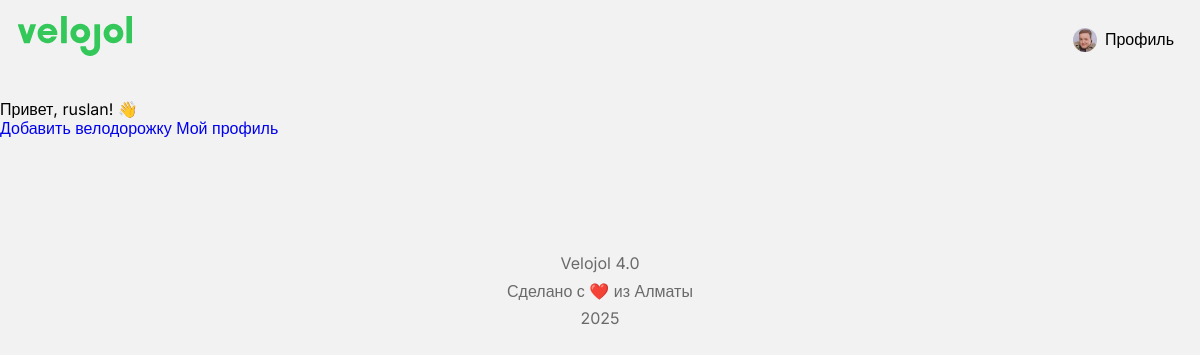
The page / (signed in) on the database its author committed.
### app/models/user.py (models this page shows, shortened)
class User(UserMixin, db.Model):
    __tablename__ = 'users'
    id = db.Column(db.Integer, primary_key=True)
    email = db.Column(db.String(120), unique=True, nullable=False, index=True)
    password_hash = db.Column(db.String(128), nullable=False)
    nickname = db.Column(db.String(64), unique=True, nullable=False, index=True)
    is_admin = db.Column(db.Boolean, default=False, nullable=False)
    is_banned = db.Column(db.Boolean, default=False, nullable=False)
    ban_reason = db.Column(db.Text, nullable=True)
    manual_score = db.Column(db.Integer, default=0, nullable=False)  # Баллы от админа
    banned_at = db.Column(db.DateTime, nullable=True)
    banned_by = db.Column(db.Integer, db.ForeignKey('users.id'), nullable=True)
    avatar_url = db.Column(db.String(256))
    strava_url = db.Column(db.String(256))
    komoot_url = db.Column(db.String(256))
    telegram_url = db.Column(db.String(256))
    instagram_url = db.Column(db.String(256))
    created_at = db.Column(db.DateTime, default=lambda: datetime.now(timezone.utc), nullable=False)
    updated_at = db.Column(db.DateTime, default=lambda: datetime.now(timezone.utc), onupdate=lambda: datetime.now(timezone.utc))
    bikelanes = db.relationship('BikeLane', foreign_keys='BikeLane.user_id', backref='author', lazy='dynamic')
    notifications = db.relationship('Notification', backref='user', lazy='dynamic')
    @property
    def display_avatar(self):
        print(f"DEBUG: display_avatar called, avatar_url = {self.avatar_url}")
        if self.avatar_url:
            if self.avatar_url.startswith('uploads/'):
                avatar_url = url_for('static', filename=self.avatar_url)
                print(f"DEBUG: Generated avatar URL: {avatar_url}")
                return avatar_url
            elif self.avatar_url.startswith('http'):
                return self.avatar_url
            else:
                return url_for('static', filename=self.avatar_url)
        default_url = url_for('static', filename='img/default-avatar.svg')
        print(f"DEBUG: Using default avatar: {default_url}")
        return default_url

### app/routes/main.py (the view)
@bp.route('/')
def index():
    return render_template('base.html')

### app/templates/base.html (shortened to what this page needs)
<!DOCTYPE html>
<html lang="ru">
<head>
    <link rel="stylesheet" href="https://unpkg.com/leaflet@1.9.4/dist/leaflet.css" />
    <link rel="stylesheet" href="{{ url_for('static', filename='css/reset.css') }}">
    <link rel="stylesheet" href="{{ url_for('static', filename='css/typo.css') }}">
    <link rel="stylesheet" href="{{ url_for('static', filename='css/colors.css') }}">
    <link rel="stylesheet" href="{{ url_for('static', filename='css/main.css') }}">
    <link rel="stylesheet" href="{{ url_for('static', filename='css/button.css') }}">
    <link rel="stylesheet" href="{{ url_for('static', filename='css/flash.css') }}">
    <link rel="stylesheet" href="{{ url_for('static', filename='css/profile.css') }}">
</head>
<body>
    {% if not hide_header %}
        {% include 'components/header.html' %}
    {% endif %}
    <div class="container">
        <main>
            {% block content %}
                {% if current_user.is_authenticated %}
                    <p>Привет, {{ current_user.nickname }}! 👋</p>
                    <p>
                        <a href="{{ url_for('main.add_bikelane') }}" class="btn btn-success">Добавить велодорожку</a>
                        <a href="{{ url_for('auth.profile') }}" class="btn">Мой профиль</a>
                    </p>
                {% else %}
                    <p>
                        <a href="{{ url_for('auth.register') }}" class="btn">Присоединиться</a>
                    </p>
                {% endif %}
            {% endblock %}
        </main>
    </div>
    {% include 'components/footer.html' %}
</body>
</html>

### app/templates/components/header.html
<header>
    <a href="{{ url_for('main.index') }}">
        <img src="{{ url_for('static', filename='img/icon/velojol_logo.svg') }}" alt="Velojol">
    </a>
    <span class="hstack gap-s">
        {% if current_user.is_authenticated %}
            <a href="{{ url_for('auth.profile') }}" class="button_square_label hstack gap-s aic">
                <img src="{{ current_user.display_avatar }}" alt="Аватар {{ current_user.nickname }}"
                     style="width: 24px; height: 24px; border-radius: 50%; object-fit: cover;">
                <p>Профиль</p>
            </a>
        {% else %}
            <a href="{{ url_for('auth.login') }}" class="button_square_label">Войти</a>
        {% endif %}
    </span>
</header>

### app/static/css/typo.css (style rules this page uses)
body, textarea { font-family: 'Inter', sans-serif; line-height: 1.6; }
p, input, button, .cell, textarea { font-size: var(--spacer-m); line-height: 120%; }

### app/static/css/colors.css (style rules this page uses)
:root { --bg1: #FEFEFE; --bg3 : #F2F2F2; --bg4 :#E6E6E6; --prime100: #121212; --secondary20:rgba(106, 106, 106, 0.2); --secondary40:rgba(106, 106, 106, 0.4); --secondary100:#6A6A6A; --accent80: #D6F3DD; --accent100:#34C759; --accent200:#2AA248; --prime_invert100:#fefefe; }

### app/static/css/main.css (style rules this page uses)
* { box-sizing: border-box; --spacer-xs:4px; --spacer-s:8px; --spacer-sm:12px; --spacer-m: 16px; --spacer-l: 24px; --spacer-xl: 32px; --spacer-xxl:48px; --spacer-xxxl:64px; --spacer-80:80px; --spacer-100: 100px }
body { background-color: var(--bg3); }
header, .page-header { position: absolute; left: 0px; top: 0px; width: 100vw; height: 80px; display: flex; flex-direction: row; align-items: center; justify-content: space-between; border-bottom: 1px solid var(--bg3); padding-left: var(--spacer-m); padding-right: var(--spacer-m); padding: 12px; }
main { padding-top: var(--spacer-100); padding-bottom: var(--spacer-100); }
.hstack { display: flex; flex-direction: row; }
.aic { align-items: center; }
.gap-s { gap: var(--spacer-s); }

### app/static/css/button.css (style rules this page uses)
a { text-decoration: none; }
.button_square_label { display: flex; flex-direction: row; align-items: center; justify-content: center; padding: 16px 14px; height: 48px; color: var(--text-button); text-decoration: none; transition: background-color 0.1s ease; border-radius: var(--spacer-m); width: 100%; }

### rows shown on the page
User: display_avatar (picture), nickname "ruslan"
